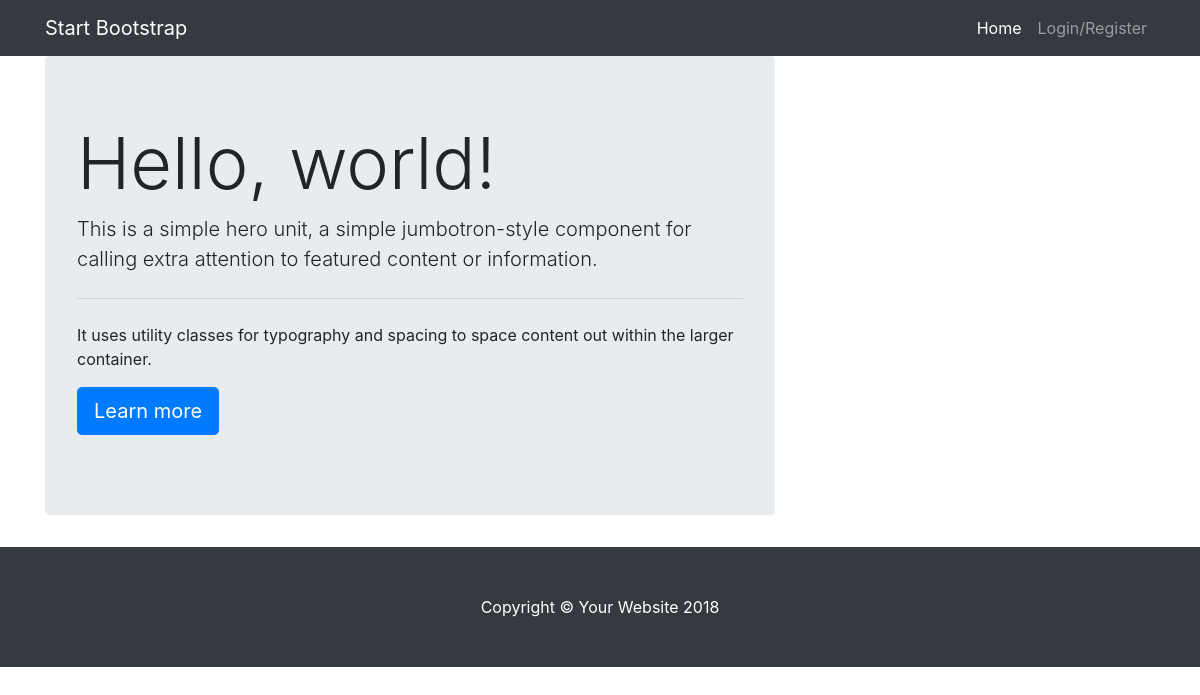
Page /home.php on the earlier database version.
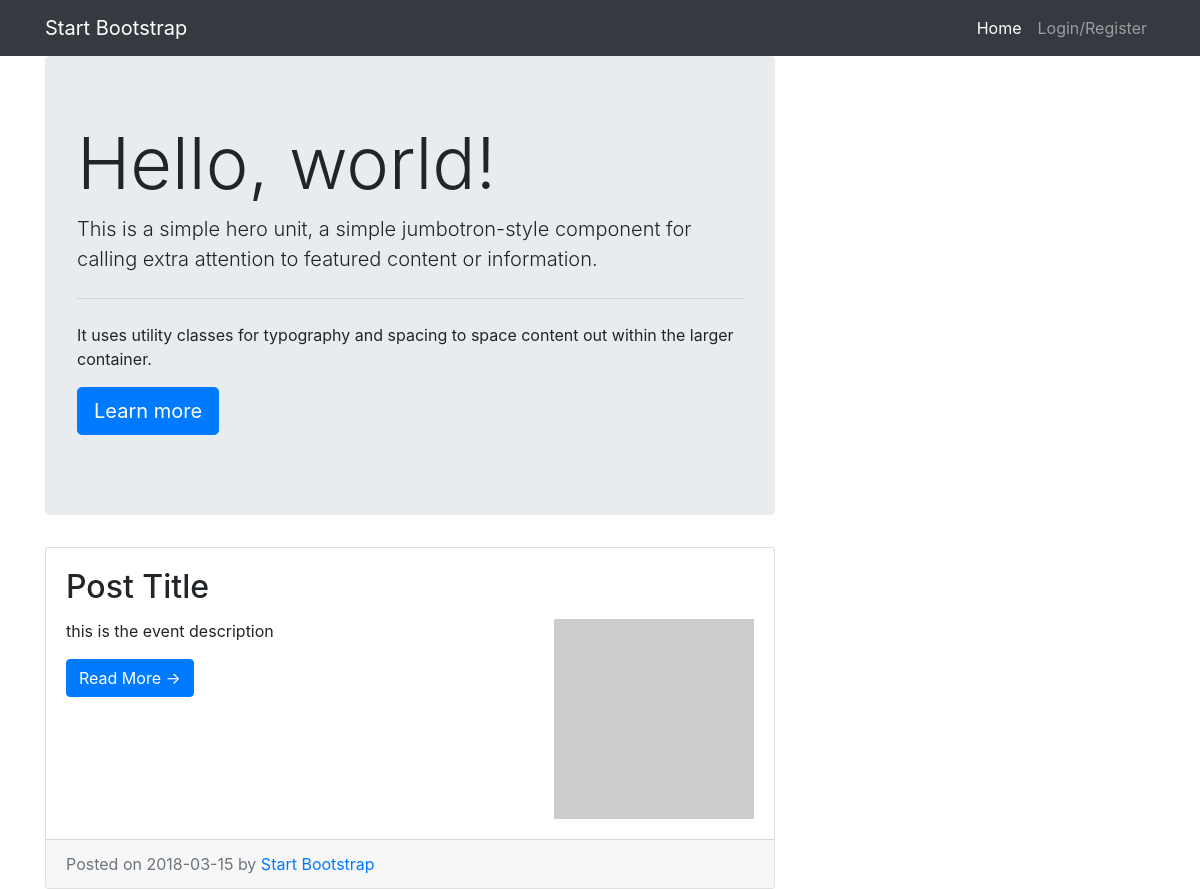
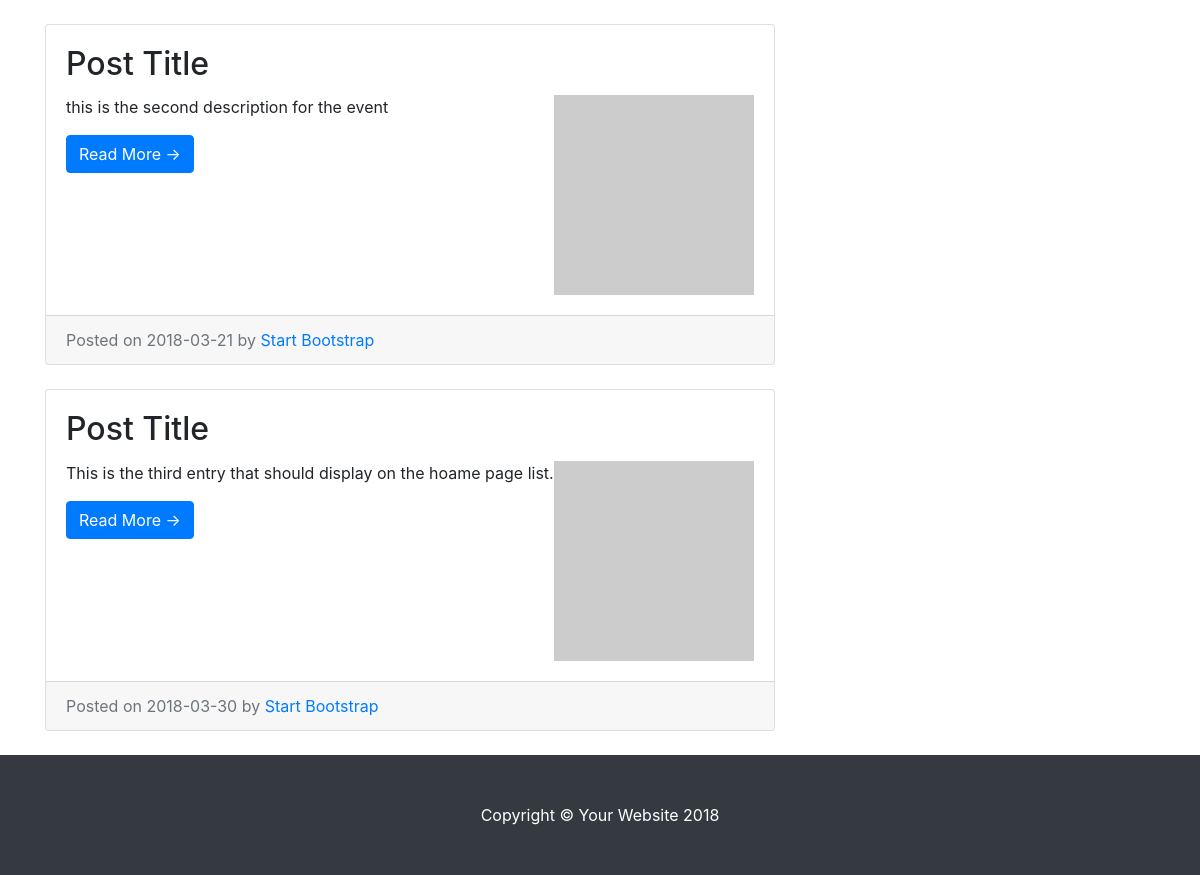
Same page on the later database version (2 pictures, top to bottom).
### tables this page shows
CREATE TABLE IF NOT EXISTS `event` (
  `venueId` int(11) DEFAULT NULL,
  `rateVenue` float DEFAULT NULL,
  `rateBand` float DEFAULT NULL,
  `review` varchar(2000) DEFAULT NULL,
  `description` varchar(2000) DEFAULT NULL,
  `date` date DEFAULT NULL,
  `bandId` int(11) DEFAULT NULL,
  KEY `FK_event_venue` (`venueId`),
  KEY `FK_event_band` (`bandId`),
  CONSTRAINT `FK_event_band` FOREIGN KEY (`bandId`) REFERENCES `band` (`id`),
  CONSTRAINT `FK_event_venue` FOREIGN KEY (`venueId`) REFERENCES `venue` (`id`)
);

### home.php (called while the page is built, shortened)
<?php
include 'partials/header.php';
include 'partials/home_hero.php';
include 'partials/giglist.php';
include 'partials/footer.php';

### partials/gigList.php (the view)
<?php
 $query = "SELECT * FROM `event`";
    $result = mysqli_query($conn, $query) or die(mysqli_error($conn));
        while ($row = $result->fetch_assoc()) {
            $desc = $row['description'];
            $date = $row['date'];
            ?>
          <div class="card mb-4">
            <div class="card-body">
              <h2 class="card-title">Post Title</h2>
              <img class="float-right" src="http://placehold.it/200x200" alt="Card image cap">
              <p class="card-text"><?php echo $desc ?></p>
              <a href="#" class="btn btn-primary">Read More &rarr;</a>
            </div>
            <div class="card-footer text-muted">
              Posted on <?php echo $date ?> by
              <a href="#">Start Bootstrap</a>
            </div>
          </div>
      <?php  }?>
</div>

### partials/header.php (shortened to what this page needs)
<!DOCTYPE html>
<html lang="en">
  <head>
    <link href="vendor/bootstrap/css/bootstrap.min.css" rel="stylesheet">
    <link href="css/blog-home.css" rel="stylesheet">
  </head>
  <body>
    <nav class="navbar navbar-expand-lg navbar-dark bg-dark fixed-top">
      <div class="container">
        <a class="navbar-brand" href="#">Start Bootstrap</a>
        <div class="collapse navbar-collapse" id="navbarResponsive">
          <ul class="navbar-nav ml-auto">
            <li class="nav-item active">
              <a class="nav-link" href="home.php">Home
              </a>
            </li>
            <li class="nav-item">
              <?php  if(!(isset($_SESSION['username']))){
               ?>
                <a class="nav-link" href="login.php">Login/Register</a>
                <?php
              }
 ?>
          </ul>
        </div>
      </div>
    </nav>
    <div class="container">
      <div class="row">

### partials/home_hero.php
<div class="col-md-8">
<div class="jumbotron">
  <h1 class="display-3">Hello, world!</h1>
  <p class="lead">This is a simple hero unit, a simple jumbotron-style component for calling extra attention to featured content or information.</p>
  <hr class="my-4">
  <p>It uses utility classes for typography and spacing to space content out within the larger container.</p>
  <p class="lead">
    <a class="btn btn-primary btn-lg" href="#" role="button">Learn more</a>
  </p>
</div>

### partials/footer.php (shortened to what this page needs)
    </div>
    </div>
    <footer class="py-5 bg-dark">
      <div class="container">
        <p class="m-0 text-center text-white">Copyright &copy; Your Website 2018</p>
      </div>
    </footer>
  </body>
</html>

### css/blog-home.css (style rules this page uses)
body { padding-top: 54px; }
@media (min-width: 992px) { body { padding-top: 56px; } }

Differences in the rows shown:
added event: description "this is the event description", date "2018-03-15"
added event: description "this is the second description for the event", date "2018-03-21"
added event: description "This is the third entry that should display on the hoame page list.", date "2018-03-30"
